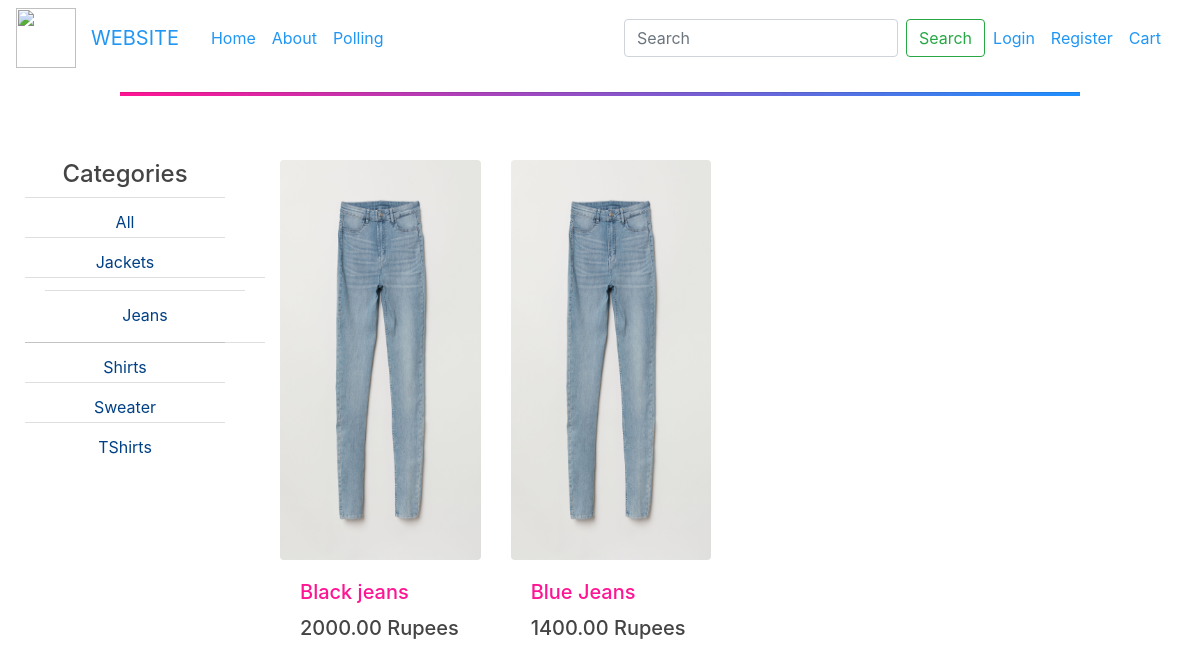
The app's page /jeans/ with its own data.
### blog/models.py (models this page shows, shortened)
class Category(models.Model):
    name = models.CharField(max_length=150)
    slug = models.SlugField(max_length=150)
    created_at = models.DateTimeField(auto_now_add=True)
    updated_at = models.DateTimeField(auto_now=True)
    class Meta:
        ordering = ('name',)
        verbose_name = 'category'
        verbose_name_plural = 'categories'
    def get_absolute_url(self):
        return reverse('blog:product_list_by_category', args=[self.slug])

class Product(models.Model):
    category = models.ForeignKey(Category, related_name='products', on_delete=models.CASCADE)
    name = models.CharField(max_length=150)
    description = models.TextField(blank=True)
    price = models.DecimalField(decimal_places=2, max_digits=10)
    slug = models.SlugField(max_length=150)
    stock = models.PositiveIntegerField(default=1)
    available = models.BooleanField(default=1)
    created_at = models.DateTimeField(auto_now_add=True)
    updated_at = models.DateTimeField(auto_now=True)
    image = models.ImageField(upload_to='products', blank=True)
    class Meta:
        ordering = ('name',)
        index_together = (('id', 'slug'),)
    def get_absolute_url(self):
        return reverse('blog:product_detail', args=[self.id, self.slug])

### blog/views.py (the view)
# urls.py: path('', views.product_list, name='product-home'),
def product_list(request, category_slug=None):
    category = None
    categories = Category.objects.all()
    products = Product.objects.filter(available=True)
    if category_slug:
        category = get_object_or_404(Category, slug=category_slug)
        products = Product.objects.filter(category=category)
    context = {
        'category': category,
        'categories': categories,
        'products': products
    }
    return render(request, 'blog/list.html', context)

### blog/templates/blog/list.html (shortened to what this page needs)
{% extends "blog/base.html" %}
{% load static %}
{% block content %}
    <br>
              <br>
    <div class="row">
    <div class="">
               <div  id="container">
            <h4 style="text-align:center;" >Categories</h4>
            <ul style="list-style-type:none;" class="list-group-flush text-center">
              <li style="background: transparent" {% if not category %} class="list-group-item"{% endif %}><a style="height:40px;width:200px;background: transparent" class="list-group-item list-group-item-action list-group-item-primary" href="{% url 'blog:product_list' %}">All</a></li>
            {% for c in categories %}
              <li style="background: transparent" {% if category.slug == c.slug %} class="list-group-item"{% endif %}>
                  <a class="list-group-item list-group-item-action list-group-item-primary" style="height:40px;width:200px;background: transparent"  href="{{ c.get_absolute_url }}">{{ c.name }}</a>
              </li>
            {% endfor %}
            </ul>
               </div>
              </div>
    <div class="col-sm-9">
              <div class="row">
                  {% for product in products %}
                      <div class="col-md-3">
                          <div class="card-group">
                              <div class="card" style="border: none;background: transparent ">
                                 <a href="{{ product.get_absolute_url }}">
                                 <div class="img-hover-zoom">
                                   <img class="rounded" src="{% if product.image %} {{ product.image.url }} {% else %} {% static 'img/default.png' %} {% endif %}" alt="..." style="width: 100%; height: 400px">
                                 </div>
                                 </a>
                                <div class="card-body">
                                  <h5 class="card-title" style="align-content: center" > <a style="color: #ff1493" href="{{ product.get_absolute_url }}">{{ product.name }}</a></h5>
                                    <h5 class="card-title"> {{ product.price }} Rupees</h5>
                                </div>
                              </div>
                          </div>
                      <br>
                      </div>
                  {% endfor %}
              </div>
</div>
    </div>
{% endblock content %}

### blog/static/blog/main.css (style rules this page uses)
h1, h2, h3, h4, h5, h6 { color: #444444; }
ul { margin: 0; }
.img-hover-zoom img { transition: transform .5s ease; }

### records on screen
Category: name "Jackets"
Category: name "Jeans"
Category: name "Shirts"
Category: name "Sweater"
Category: name "TShirts"
Product: image (picture), name "Black jeans", price "2000.00"
Product: image (picture), name "Blue Jeans", price "1400.00"
